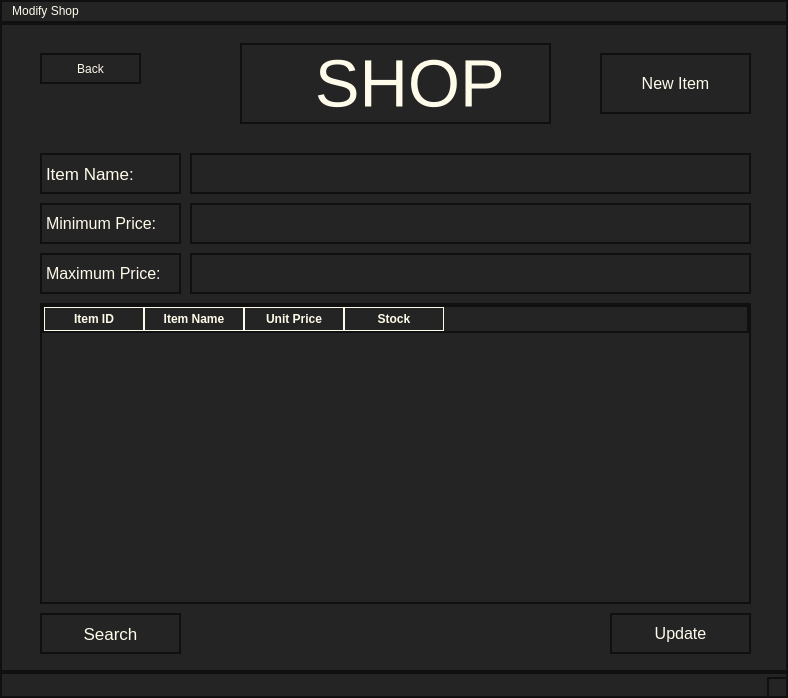
<?xml version="1.0" encoding="UTF-8"?>
<ui version="4.0">
 <class>MainWindow</class>
 <widget class="QMainWindow" name="MainWindow">
  <property name="geometry">
   <rect>
    <x>0</x>
    <y>0</y>
    <width>788</width>
    <height>698</height>
   </rect>
  </property>
  <property name="windowTitle">
   <string>MainWindow</string>
  </property>
  <property name="styleSheet">
   <string notr="true">background-color: rgb(36, 36, 36);
color: rgb(254, 251, 234);
border: 2px solid rgb(16, 16, 16);</string>
  </property>
  <widget class="QWidget" name="centralwidget">
   <widget class="QPushButton" name="Search">
    <property name="geometry">
     <rect>
      <x>40</x>
      <y>590</y>
      <width>141</width>
      <height>41</height>
     </rect>
    </property>
    <property name="font">
     <font>
      <pointsize>13</pointsize>
     </font>
    </property>
    <property name="text">
     <string>Search</string>
    </property>
   </widget>
   <widget class="QTableWidget" name="ViewItems">
    <property name="geometry">
     <rect>
      <x>40</x>
      <y>280</y>
      <width>711</width>
      <height>301</height>
     </rect>
    </property>
    <property name="sizePolicy">
     <sizepolicy hsizetype="Expanding" vsizetype="Expanding">
      <horstretch>0</horstretch>
      <verstretch>0</verstretch>
     </sizepolicy>
    </property>
    <property name="baseSize">
     <size>
      <width>0</width>
      <height>0</height>
     </size>
    </property>
    <property name="styleSheet">
     <string notr="true">QHeaderView::section {
                background-color:  rgb(36, 36, 36);  /* Header background */
                color:  rgb(254, 251, 234);             /* Header text color */
                font-weight: bold;        /* Bold text (optional) */
                border: 1px solid  rgb(254, 251, 234);  /* Header border (optional) */
                padding: 4px;             /* Padding inside header cells */
            }</string>
    </property>
    <property name="lineWidth">
     <number>0</number>
    </property>
    <attribute name="horizontalHeaderShowSortIndicator" stdset="0">
     <bool>false</bool>
    </attribute>
    <column>
     <property name="text">
      <string>Item ID</string>
     </property>
    </column>
    <column>
     <property name="text">
      <string>Item Name</string>
     </property>
    </column>
    <column>
     <property name="text">
      <string>Unit Price</string>
     </property>
    </column>
    <column>
     <property name="text">
      <string>Stock</string>
     </property>
    </column>
   </widget>
   <widget class="QLineEdit" name="MaxPrice">
    <property name="geometry">
     <rect>
      <x>190</x>
      <y>230</y>
      <width>561</width>
      <height>41</height>
     </rect>
    </property>
   </widget>
   <widget class="QLineEdit" name="ItemName">
    <property name="geometry">
     <rect>
      <x>190</x>
      <y>130</y>
      <width>561</width>
      <height>41</height>
     </rect>
    </property>
   </widget>
   <widget class="QLabel" name="label">
    <property name="geometry">
     <rect>
      <x>240</x>
      <y>20</y>
      <width>311</width>
      <height>81</height>
     </rect>
    </property>
    <property name="font">
     <font>
      <pointsize>50</pointsize>
      <italic>false</italic>
     </font>
    </property>
    <property name="styleSheet">
     <string notr="true"/>
    </property>
    <property name="text">
     <string>   SHOP</string>
    </property>
   </widget>
   <widget class="QPushButton" name="Back">
    <property name="geometry">
     <rect>
      <x>40</x>
      <y>30</y>
      <width>101</width>
      <height>31</height>
     </rect>
    </property>
    <property name="text">
     <string>Back</string>
    </property>
   </widget>
   <widget class="QLabel" name="label_3">
    <property name="geometry">
     <rect>
      <x>40</x>
      <y>180</y>
      <width>141</width>
      <height>41</height>
     </rect>
    </property>
    <property name="font">
     <font>
      <pointsize>12</pointsize>
     </font>
    </property>
    <property name="styleSheet">
     <string notr="true"/>
    </property>
    <property name="text">
     <string>Minimum Price:</string>
    </property>
   </widget>
   <widget class="QPushButton" name="Update">
    <property name="geometry">
     <rect>
      <x>610</x>
      <y>590</y>
      <width>141</width>
      <height>41</height>
     </rect>
    </property>
    <property name="font">
     <font>
      <pointsize>12</pointsize>
     </font>
    </property>
    <property name="text">
     <string>Update</string>
    </property>
   </widget>
   <widget class="QLineEdit" name="MinPrice">
    <property name="geometry">
     <rect>
      <x>190</x>
      <y>180</y>
      <width>561</width>
      <height>41</height>
     </rect>
    </property>
   </widget>
   <widget class="QLabel" name="label_4">
    <property name="geometry">
     <rect>
      <x>40</x>
      <y>230</y>
      <width>141</width>
      <height>41</height>
     </rect>
    </property>
    <property name="font">
     <font>
      <pointsize>12</pointsize>
     </font>
    </property>
    <property name="styleSheet">
     <string notr="true"/>
    </property>
    <property name="text">
     <string>Maximum Price:</string>
    </property>
   </widget>
   <widget class="QLabel" name="label_5">
    <property name="geometry">
     <rect>
      <x>40</x>
      <y>130</y>
      <width>141</width>
      <height>41</height>
     </rect>
    </property>
    <property name="font">
     <font>
      <pointsize>13</pointsize>
     </font>
    </property>
    <property name="styleSheet">
     <string notr="true"/>
    </property>
    <property name="text">
     <string>Item Name:</string>
    </property>
   </widget>
   <widget class="QPushButton" name="NewItem">
    <property name="geometry">
     <rect>
      <x>600</x>
      <y>30</y>
      <width>151</width>
      <height>61</height>
     </rect>
    </property>
    <property name="font">
     <font>
      <pointsize>12</pointsize>
     </font>
    </property>
    <property name="text">
     <string>New Item</string>
    </property>
   </widget>
  </widget>
  <widget class="QMenuBar" name="menubar">
   <property name="geometry">
    <rect>
     <x>0</x>
     <y>0</y>
     <width>788</width>
     <height>25</height>
    </rect>
   </property>
   <widget class="QMenu" name="menuModify_Shop">
    <property name="title">
     <string>Modify Shop</string>
    </property>
   </widget>
   <addaction name="menuModify_Shop"/>
  </widget>
  <widget class="QStatusBar" name="statusbar"/>
 </widget>
 <resources/>
 <connections/>
</ui>
